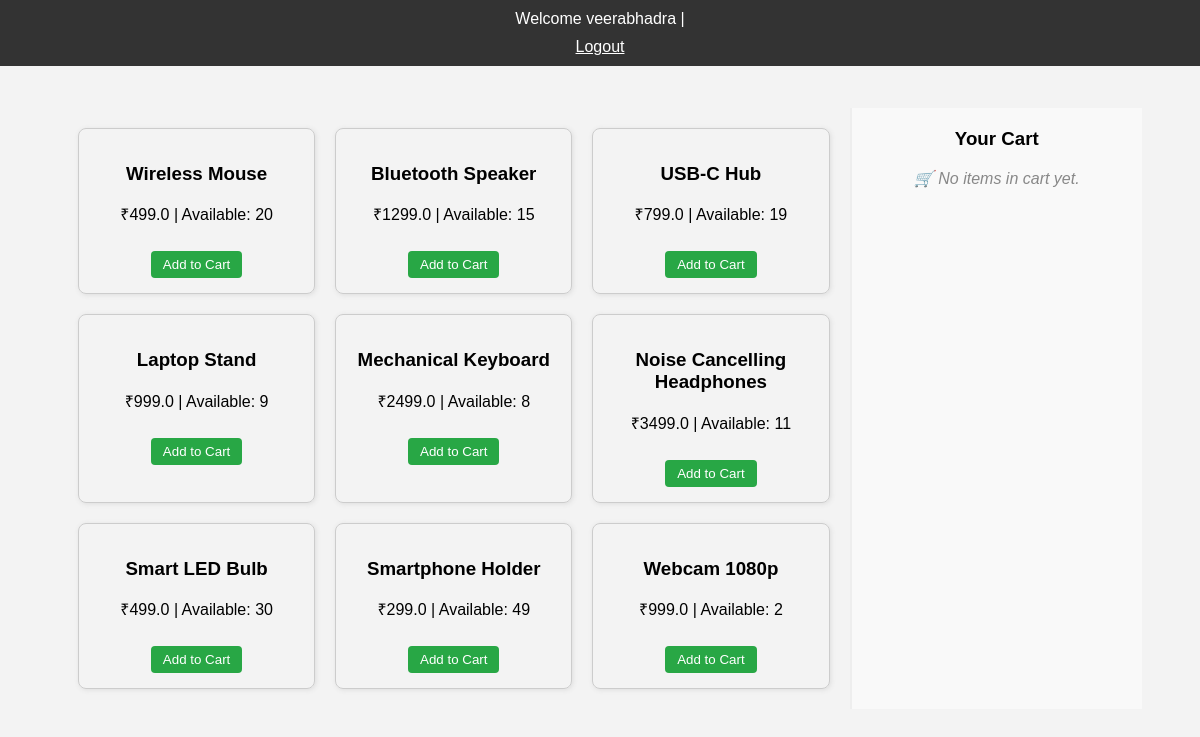
Before: /products (signed in) with the older database file.
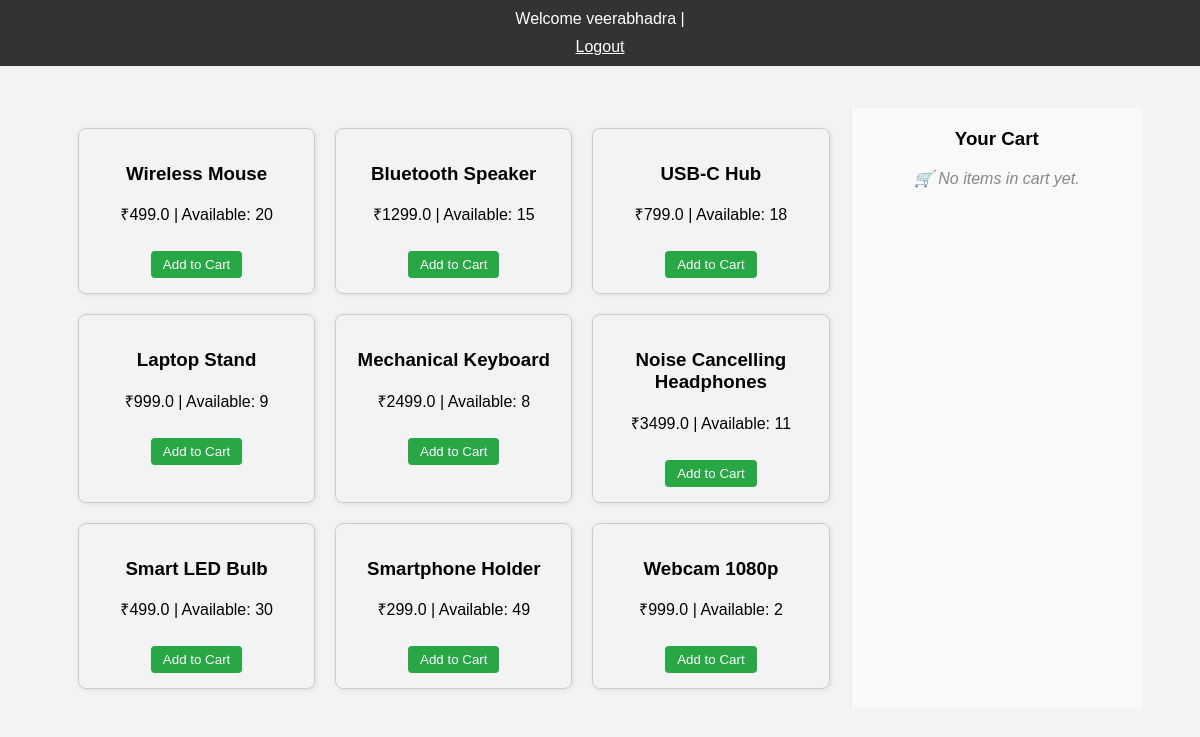
After: the same page with the newer database file.
### tables this page shows
CREATE TABLE users (
            id INTEGER PRIMARY KEY AUTOINCREMENT,
            name TEXT NOT NULL,
            mobile TEXT NOT NULL,
            email TEXT NOT NULL UNIQUE,
            password TEXT NOT NULL
        );

CREATE TABLE products (
            id INTEGER PRIMARY KEY AUTOINCREMENT,
            name TEXT NOT NULL,
            price REAL NOT NULL,
            quantity INTEGER NOT NULL
        );

### app.py (the view)
@app.route('/products')
def products():
    if 'user' not in session:
        return redirect('/login')
    conn = sqlite3.connect('users.db')
    c = conn.cursor()
    products = c.execute("SELECT * FROM products WHERE quantity > 0").fetchall()
    user = session['user']
    user_id = c.execute("SELECT id FROM users WHERE name = ?", (user,)).fetchone()[0]
    cart_items = c.execute("""
        SELECT p.name, p.price, c.quantity, p.price * c.quantity as subtotal
        FROM cart c
        JOIN products p ON c.product_id = p.id
        WHERE c.user_id = ?
    """, (user_id,)).fetchall()
    cart_total = sum(item[3] for item in cart_items)
    conn.close()
    return render_template('products.html', name=user, products=products, cart_items=cart_items, cart_total=cart_total)

### templates/products.html (shortened to what this page needs)
<!DOCTYPE html>
<html lang="en">
<head>
  <link rel="stylesheet" href="{{ url_for('static', filename='style.css') }}">
</head>
<body>
  <div class="topbar">
    Welcome {{ name }} | <a href="{{ url_for('logout') }}" style="color: #fff; text-decoration: underline;">Logout</a>
  </div>
  <div class="main-container">
    <div class="products">
      {% for p in products %}
        <div class="product-card">
          <h3>{{ p[1] }}</h3>
          <p>₹{{ p[2] }} | Available: {{ p[3] }}</p>
          <button onclick="location.href='{{ url_for('add_to_cart', product_id=p[0]) }}'">Add to Cart</button>        </div>
      {% endfor %}
    </div>
    <div class="sidebar">
      <h3>Your Cart</h3>
      {% if cart_items %}
        {% for name, price, qty, subtotal in cart_items %}
          <div class="cart-item">
            <strong>{{ name }}</strong><br>
            ₹{{ price }} x {{ qty }} = ₹{{ subtotal }}
            <form action="{{ url_for('remove_from_cart', product_name=name) }}" method="post" style="margin-top: 5px;">
              <button type="submit" class="remove-button">Remove</button>
            </form>
          </div>
        {% endfor %}
        <div class="cart-total">Total: ₹{{ cart_total }}</div>
        <form action="{{ url_for('pay') }}" method="get">
          <button class="pay-button">Pay Now</button>
        </form>
        <div class="go-to-cart">
          <a href="{{ url_for('cart') }}">🛒 View Full Cart</a>
        </div>
      {% else %}
        <p class="cart-empty">🛒 No items in cart yet.</p>
      {% endif %}
    </div>
  </div>
</body>
</html>

### static/style.css (style rules this page uses)
body { font-family: Arial, sans-serif; background-color: #f3f3f3; padding: 50px; text-align: center; }
a { display: block; margin-top: 10px; color: #007bff; text-decoration: none; }
.main-container { display: flex; width: 100%; }
.products { flex: 3; padding: 20px; display: grid; grid-template-columns: repeat(auto-fill, minmax(220px, 1fr)); gap: 20px; }
.product-card { border: 1px solid #ccc; padding: 15px; border-radius: 8px; text-align: center; box-shadow: 1px 1px 5px #ddd; }
.product-card button { margin-top: 10px; padding: 6px 12px; border: none; background-color: #28a745; color: white; border-radius: 4px; cursor: pointer; }
.sidebar { flex: 1; max-width: 280px; border-left: 2px solid #eee; padding: 20px; background-color: #f9f9f9; }
.sidebar h3 { margin-top: 0; }
.cart-empty { font-style: italic; color: #888; }
.topbar { position: fixed; top: 0; left: 0; right: 0; background: #333; color: white; padding: 10px; text-align: center; }
.main-container { margin-top: 50px; }

Changed rows visible on the page:
changed products "USB-C Hub": quantity "19" → "18"
